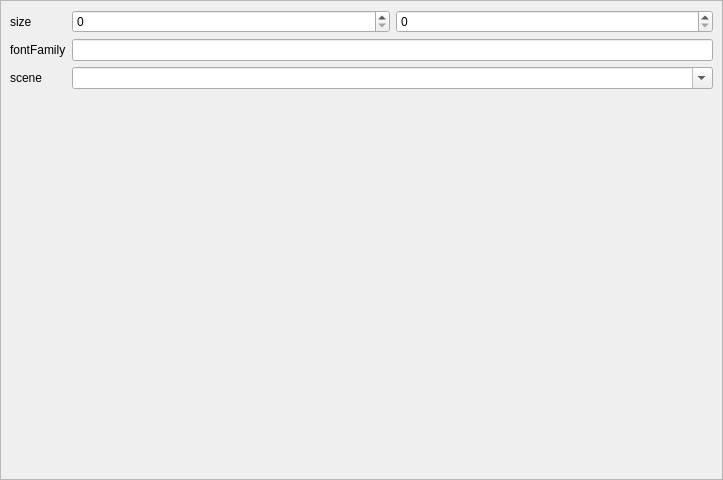
<?xml version="1.0" encoding="UTF-8"?>
<ui version="4.0">
 <class>NConfigAppWidget</class>
 <widget class="QWidget" name="NConfigAppWidget">
  <property name="geometry">
   <rect>
    <x>0</x>
    <y>0</y>
    <width>723</width>
    <height>480</height>
   </rect>
  </property>
  <property name="contextMenuPolicy">
   <enum>Qt::CustomContextMenu</enum>
  </property>
  <property name="windowTitle">
   <string>Form</string>
  </property>
  <layout class="QHBoxLayout" name="horizontalLayout">
   <property name="leftMargin">
    <number>0</number>
   </property>
   <property name="topMargin">
    <number>0</number>
   </property>
   <property name="rightMargin">
    <number>0</number>
   </property>
   <property name="bottomMargin">
    <number>0</number>
   </property>
   <item>
    <widget class="QFrame" name="appConfigFrame">
     <property name="sizePolicy">
      <sizepolicy hsizetype="Expanding" vsizetype="Expanding">
       <horstretch>0</horstretch>
       <verstretch>0</verstretch>
      </sizepolicy>
     </property>
     <property name="minimumSize">
      <size>
       <width>300</width>
       <height>0</height>
      </size>
     </property>
     <property name="frameShape">
      <enum>QFrame::StyledPanel</enum>
     </property>
     <property name="frameShadow">
      <enum>QFrame::Raised</enum>
     </property>
     <layout class="QGridLayout" name="gridLayout">
      <item row="0" column="1">
       <widget class="QSpinBox" name="appSizeWidth">
        <property name="sizePolicy">
         <sizepolicy hsizetype="Expanding" vsizetype="Fixed">
          <horstretch>0</horstretch>
          <verstretch>0</verstretch>
         </sizepolicy>
        </property>
        <property name="maximum">
         <number>9999</number>
        </property>
       </widget>
      </item>
      <item row="0" column="0">
       <widget class="QLabel" name="label">
        <property name="text">
         <string>size</string>
        </property>
       </widget>
      </item>
      <item row="0" column="2">
       <widget class="QSpinBox" name="appSizeHeight">
        <property name="sizePolicy">
         <sizepolicy hsizetype="Expanding" vsizetype="Fixed">
          <horstretch>0</horstretch>
          <verstretch>0</verstretch>
         </sizepolicy>
        </property>
        <property name="maximum">
         <number>9999</number>
        </property>
       </widget>
      </item>
      <item row="2" column="0">
       <widget class="QLabel" name="label_2">
        <property name="text">
         <string>scene</string>
        </property>
       </widget>
      </item>
      <item row="3" column="1">
       <spacer name="verticalSpacer">
        <property name="orientation">
         <enum>Qt::Vertical</enum>
        </property>
        <property name="sizeHint" stdset="0">
         <size>
          <width>20</width>
          <height>40</height>
         </size>
        </property>
       </spacer>
      </item>
      <item row="2" column="1" colspan="2">
       <widget class="NComboBox" name="appStartScene">
        <property name="sizePolicy">
         <sizepolicy hsizetype="Expanding" vsizetype="Fixed">
          <horstretch>0</horstretch>
          <verstretch>0</verstretch>
         </sizepolicy>
        </property>
        <property name="editable">
         <bool>true</bool>
        </property>
       </widget>
      </item>
      <item row="1" column="0">
       <widget class="QLabel" name="label_3">
        <property name="text">
         <string>fontFamily</string>
        </property>
       </widget>
      </item>
      <item row="1" column="1" colspan="2">
       <widget class="QLineEdit" name="appFontFamily"/>
      </item>
     </layout>
    </widget>
   </item>
  </layout>
 </widget>
 <customwidgets>
  <customwidget>
   <class>NComboBox</class>
   <extends>QComboBox</extends>
   <header>extend/n_combo_box.h</header>
  </customwidget>
 </customwidgets>
 <resources/>
 <connections/>
</ui>
